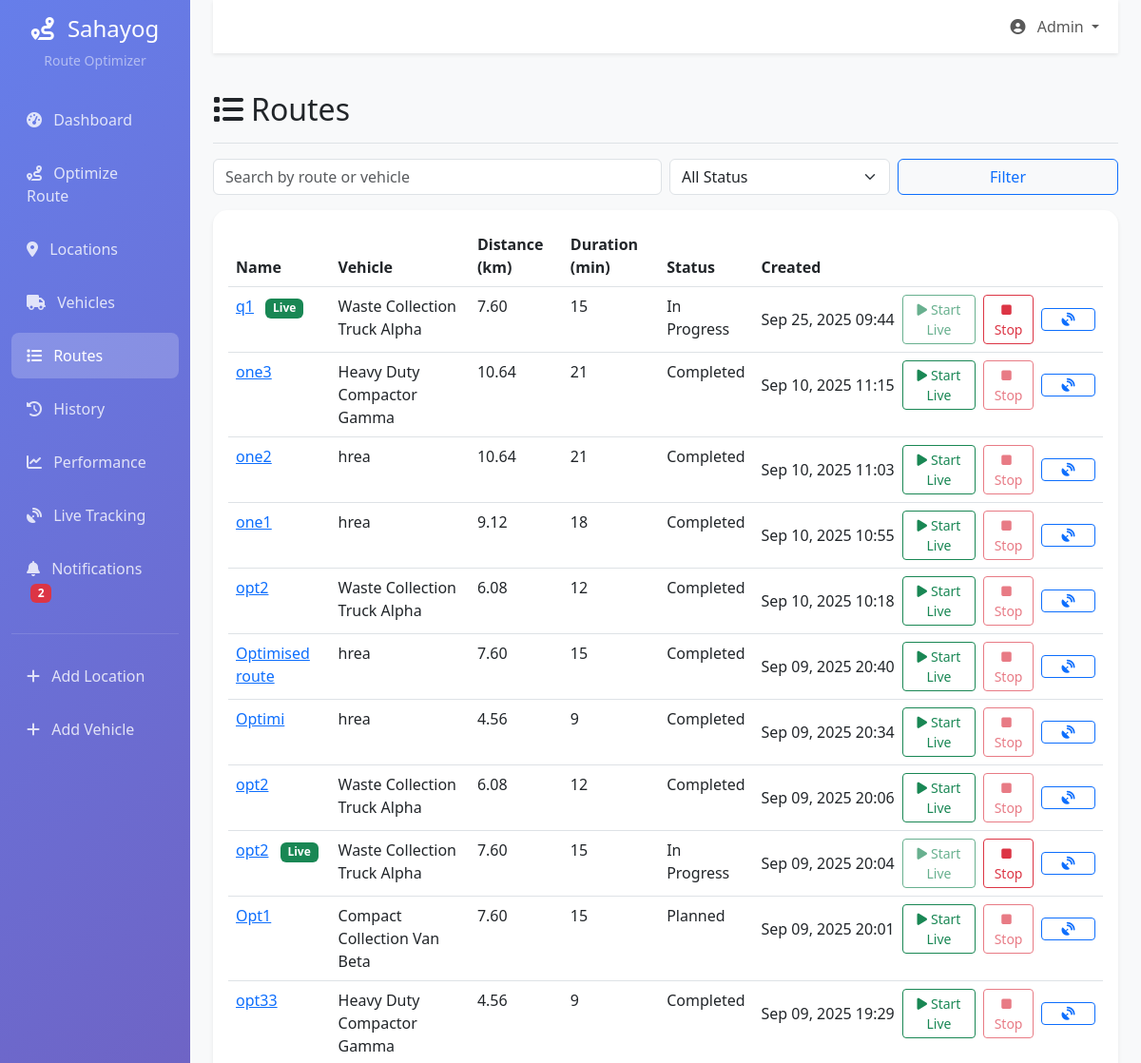
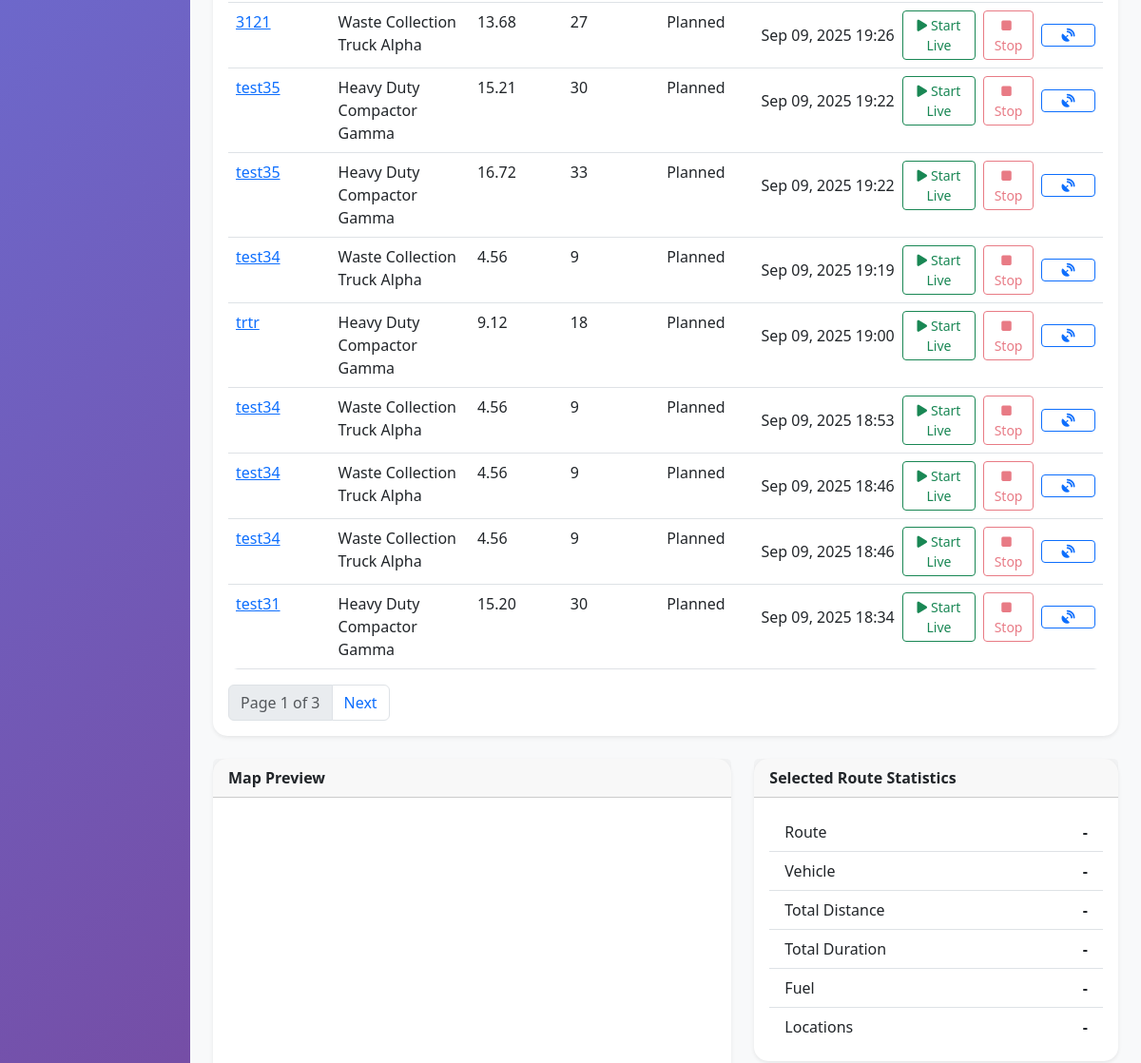
Before: /route-optimizer/routes/ (upper part) with the older database file (2 pictures, top to bottom).
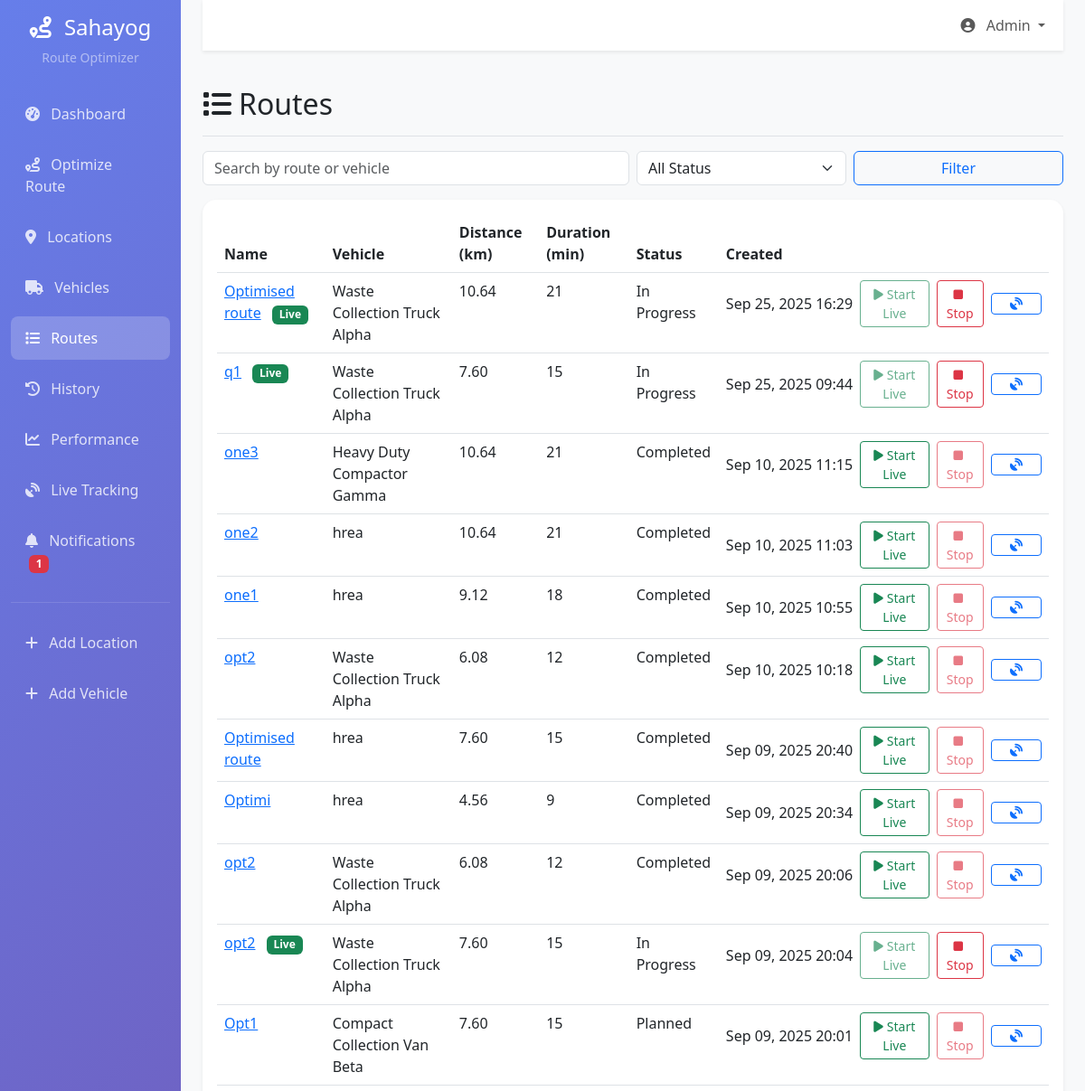
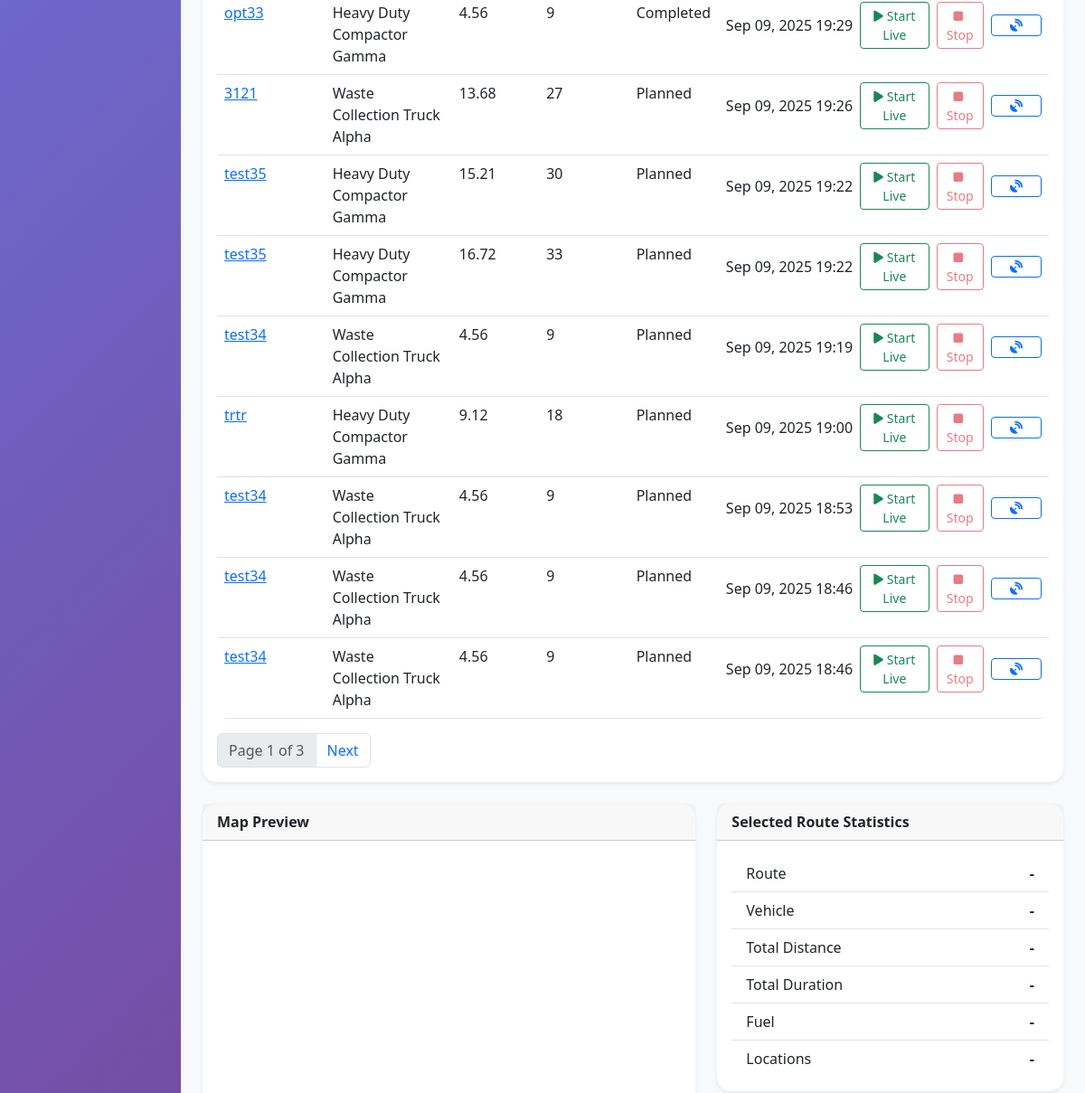
After: the same page with the newer database file (2 pictures, top to bottom).
### route_optimizer/models.py (models this page shows, shortened)
class OptimizedRoute(models.Model):
    route_name = models.CharField(max_length=200)
    vehicle = models.ForeignKey(Vehicle, on_delete=models.CASCADE, related_name='routes')
    locations = models.ManyToManyField(Location, through='RouteLocation')
    total_distance = models.DecimalField(
        max_digits=8,
        decimal_places=2,
        help_text="Total distance in kilometers"
    )
    total_duration = models.IntegerField(
        help_text="Total duration in minutes"
    )
    estimated_fuel_consumption = models.DecimalField(
        max_digits=6,
        decimal_places=2,
        help_text="Estimated fuel consumption in liters"
    )
    total_waste_volume = models.DecimalField(
        max_digits=8,
        decimal_places=2,
        help_text="Total waste volume in liters"
    )
    status = models.CharField(max_length=20, choices=[
        ('planned', 'Planned'),
        ('in_progress', 'In Progress'),
        ('completed', 'Completed'),
        ('cancelled', 'Cancelled'),
    ], default='planned')
    created_at = models.DateTimeField(auto_now_add=True)
    updated_at = models.DateTimeField(auto_now=True)
    class Meta:
        db_table = 'optimized_routes'
        indexes = [
            models.Index(fields=['status', 'created_at']),
        ]

class Vehicle(models.Model):
    name = models.CharField(max_length=200)
    vehicle_type = models.CharField(max_length=50, choices=[
        ('truck', 'Truck'),
        ('van', 'Van'),
        ('tractor', 'Tractor'),
        ('compactor', 'Compactor'),
    ])
    capacity = models.DecimalField(
        max_digits=8,
        decimal_places=2,
        help_text="Capacity in liters"
    )
    fuel_efficiency = models.DecimalField(
        max_digits=5,
        decimal_places=2,
        help_text="Fuel efficiency in km/l"
    )
    current_latitude = models.DecimalField(max_digits=9, decimal_places=6, blank=True, null=True)
    current_longitude = models.DecimalField(max_digits=9, decimal_places=6, blank=True, null=True)
    is_available = models.BooleanField(default=True)
    created_at = models.DateTimeField(auto_now_add=True)
    updated_at = models.DateTimeField(auto_now=True)
    class Meta:
        db_table = 'vehicles'
        indexes = [
            models.Index(fields=['vehicle_type', 'is_available']),
        ]

### route_optimizer/views.py (the view)
# urls.py: path('routes/', views.routes_list, name='routes_list'),
def routes_list(request):
    search_query = request.GET.get('search', '')
    status_filter = request.GET.get('status', '')
    routes_list = OptimizedRoute.objects.all().order_by('-created_at')
    if search_query:
        routes_list = routes_list.filter(
            Q(route_name__icontains=search_query) |
            Q(vehicle__name__icontains=search_query)
        )
    if status_filter:
        routes_list = routes_list.filter(status=status_filter)
    paginator = Paginator(routes_list, 20)
    page_number = request.GET.get('page')
    page_obj = paginator.get_page(page_number)
    context = {
        'page_obj': page_obj,
        'search_query': search_query,
        'status_filter': status_filter,
        'status_choices': OptimizedRoute._meta.get_field('status').choices,
    }
    return render(request, 'route_optimizer/routes_list.html', context)

### route_optimizer/context_processors.py (called while the page is built)
def unread_notifications_count(request):
    try:
        count = Notification.objects.filter(is_read=False).count()
    except Exception:
        count = 0
    return {'unread_notifications_count': count}

### templates/route_optimizer/routes_list.html (shortened to what the changed rows need)
{% extends 'base.html' %}
{% block content %}
<div class="d-flex justify-content-between align-items-center pt-3 pb-2 mb-3 border-bottom">
    <h1 class="h2"><i class="fas fa-list me-2"></i>Routes</h1>
</div>
<div class="card">
  <div class="card-body">
    {% if page_obj.object_list %}
    <div class="table-responsive">
      <table class="table table-hover">
        <thead>
          <tr>
            <th>Name</th><th>Vehicle</th><th>Distance (km)</th><th>Duration (min)</th><th>Status</th><th>Created</th>
          </tr>
        </thead>
        <tbody>
        {% for r in page_obj.object_list %}
          <tr class="route-row" data-route-id="{{ r.id }}" style="cursor:pointer">
            <td>
              <a href="{% url 'route_optimizer:route_details' r.id %}">{{ r.route_name }}</a>
              {% if r.status == 'in_progress' %}
                <span class="badge bg-success ms-2">Live</span>
              {% endif %}
            </td>
            <td>{{ r.vehicle.name }}</td>
            <td>{{ r.total_distance|floatformat:2 }}</td>
            <td>{{ r.total_duration }}</td>
            <td>{{ r.get_status_display }}</td>
            <td>
              <div class="d-flex align-items-center gap-2">
                <span class="text-nowrap">{{ r.created_at|date:"M d, Y H:i" }}</span>
                <button class="btn btn-sm btn-outline-success btn-start" data-route-id="{{ r.id }}" data-stop="0" onclick="event.stopPropagation(); return startTracking({{ r.id }});" {% if r.status == 'in_progress' %}disabled{% endif %}>
                  <i class="fas fa-play me-1"></i>Start Live
                </button>
                <button class="btn btn-sm btn-outline-danger btn-stop" data-route-id="{{ r.id }}" onclick="event.stopPropagation(); return stopTracking({{ r.id }});" {% if r.status != 'in_progress' %}disabled{% endif %}>
                  <i class="fas fa-stop me-1"></i>Stop
                </button>
                <a href="{% url 'route_optimizer:real_time_tracking' %}"
                   class="btn btn-sm btn-outline-primary d-inline-flex align-items-center justify-content-center px-0"
                   style="width: 72px;"
                   onclick="event.stopPropagation();"
                   data-bs-toggle="tooltip"
                   title="Live Tracking">
                  <i class="fas fa-satellite-dish"></i><span class="visually-hidden">Live</span>
                </a>
              </div>
            </td>
          </tr>
        {% endfor %}
        </tbody>
      </table>
    </div>
    {% else %}
      <p class="mb-0 text-muted">No routes yet. Create one in Optimize Route.</p>
    {% endif %}
  </div>
</div>
{% endblock %}

Changed rows visible on the page:
no longer on this page (row unchanged): OptimizedRoute: route_name "test31", vehicle.name "Heavy Duty Compactor Gamma", total_distance "15.20", total_duration "30", status "Planned", created_at "Sep 09, 2025 18:34"
added OptimizedRoute: route_name "Optimised route", shows "Live", vehicle.name "Waste Collection Truck Alpha", total_distance "10.64", total_duration "21", status "In Progress", created_at "Sep 25, 2025 16:29"
Other visible differences:
{{ unread_notifications_count }}: "2" → "1"
